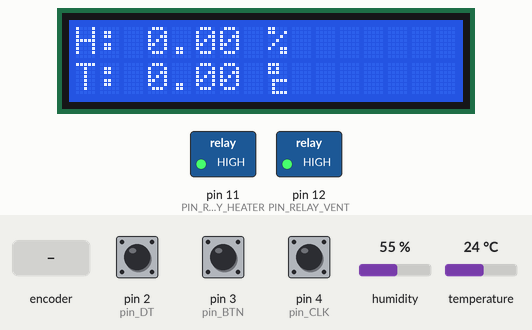
This sketch was run on a simulated Arduino Uno, built with avr-gcc and run on an emulated ATmega328P. On the bench: 16×2 character LCD, switched loads named in the sketch (green lamp = pin HIGH). Wiring (inferred from the names in the program): 24Cxx EEPROM at I2C address 0x50. Inputs (shaded band) come from the test bench; at power-on: pin 3 (pin_BTN) LOW, temperature 24 °C, pin 2 (pin_DT) HIGH, pin 4 (pin_CLK) HIGH, humidity 55 %. EEPROM starts erased; what the sketch prints to the serial monitor is not drawn.

Above: at 1.3 s.
1.4 s: rotary encoder on pin 4 (pin_CLK) / pin 2 (pin_DT) turned 3 steps (first pin leading)
At 3.7 s:
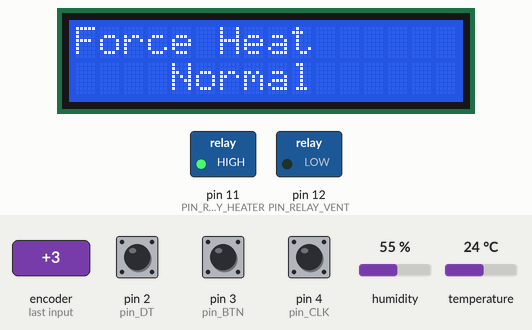
4.7 s: pin 3 (pin_BTN) pulled HIGH for 1 s
At 6.4 s:
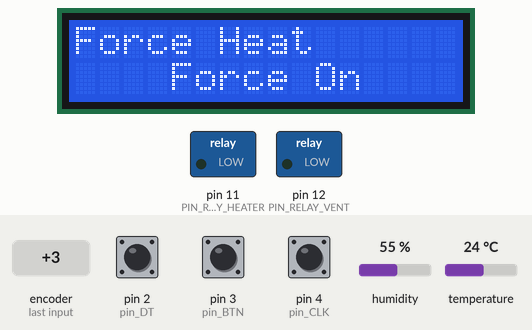
7.2 s: rotary encoder on pin 4 (pin_CLK) / pin 2 (pin_DT) turned 3 steps (first pin leading)
At 8.6 s:
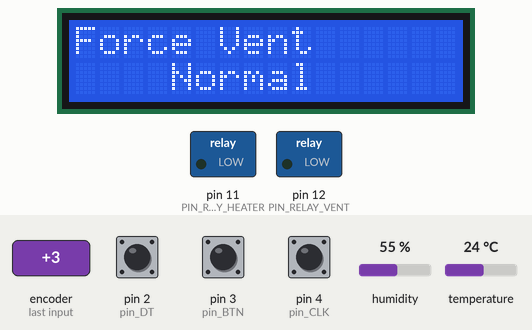
9.3 s: pin 3 (pin_BTN) pulled HIGH for 0.15 s
At 10.3 s:
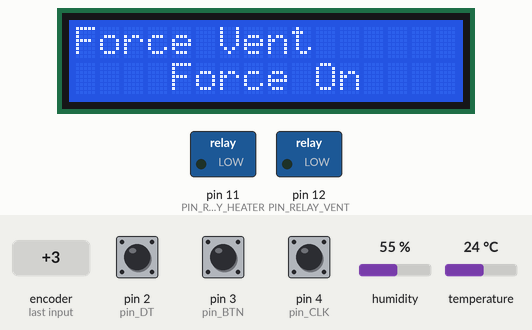
10.9 s: rotary encoder on pin 4 (pin_CLK) / pin 2 (pin_DT) turned 1 step (first pin leading)
At 11.5 s:
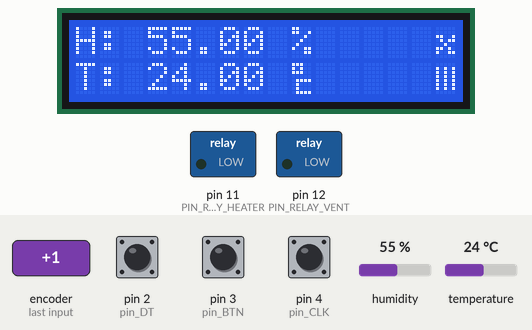
12.6 s: temperature set to 11 °C
At 16.0 s:
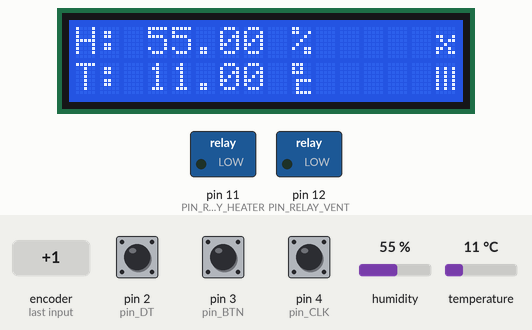
16.7 s: temperature set to 8 °C
Timing chart, 0 to 19.7 s (numbered marks = the images above; inputs shaded):
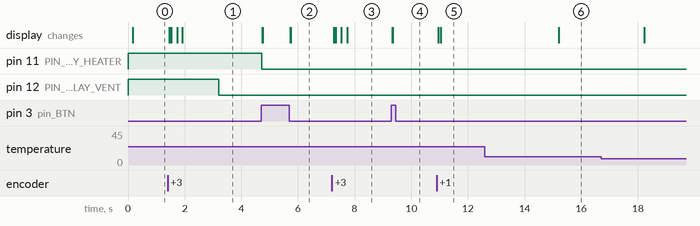

Measured:
- after the input at 1.4 s, the display: first changes after 0.06 s (image 1 shows a later state)
- after the input at 4.7 s, pin 11 (PIN_RELAY_HEATER): HIGH → LOW at once; the display: first changes at once (image 2 shows a later state)
- after the input at 7.2 s, the display: first changes after 0.07 s (image 3 shows a later state)
- after the input at 9.3 s, the display: first changes at once (image 4 shows a later state)
- after the input at 10.9 s, the display: first changes after 0.05 s (image 5 shows a later state)
- after the input at 12.6 s, the display: changes after 2.6 s (image 6)

The sketch:

temp.ino
```cpp
#include <DHT.h>
#include <Wire.h>
#include <LiquidCrystal_I2C.h>
#include <USBAPI.h>
#include <RelayControl.h>
#include <Eprom.h>
#include "Encoder.h"


#define EEPROM_ADDRESS 0x50
#define LCD_ADDRESS 0x27
#define pinDht 5
#define pin_CLK 4
#define pin_DT  2
#define pin_BTN 3

#define LCD_TIME 20;

#define VENT_MAX_ON_SEC 10800
#define VENT_REST_SEC 1200

#define HEAT_MAX_ON_SEC 7200
#define HEAT_REST_SEC 1200

#define PIN_RELAY_VENT 12
#define PIN_RELAY_HEATER 11

float outerHumidity = 0.00;
float outerTemp = 0.00;
bool outerMeasureError = false;

DHT dht(pinDht, DHT11);
RelayControl ventRelay(PIN_RELAY_VENT, VENT_MAX_ON_SEC, VENT_REST_SEC);
RelayControl heaterRelay(PIN_RELAY_HEATER, HEAT_MAX_ON_SEC, HEAT_REST_SEC);
Eprom mem(EEPROM_ADDRESS);
LiquidCrystal_I2C lcd(LCD_ADDRESS,16,2);
Encoder encoder(pin_CLK, pin_DT, pin_BTN);

unsigned long lastMeasureTime = 0;
void airControl(){
    unsigned long currentTimeSec = millis() / 1000;
    if(currentTimeSec - lastMeasureTime >= 3){
        float h = dht.readHumidity();
        float t = dht.readTemperature();

        if (!isnan(h) && !isnan(t)) {
            outerHumidity = h;
            outerTemp = t;
            outerMeasureError = false;
        } else {
            outerMeasureError = true;
        }

        lastMeasureTime = currentTimeSec;

        Serial.println("-----------------------------------------------------------");
        Serial.println("Measured humidity:");
        Serial.println(outerHumidity);
        Serial.println("Target humidity:");
        Serial.println(mem.getTargetHumidity());
        Serial.println("Humidity tolerance:");
        Serial.println(mem.getHumidityTolerance());
        Serial.println("Vent state");
        Serial.println(ventRelay.isEnabled() ? "Enabled" : "Disabled");
        Serial.println("-----------------------------------------------------------");

        if(outerHumidity  > (mem.getTargetHumidity() + mem.getHumidityTolerance())){
            ventRelay.enable();
        };
        if(outerHumidity < (mem.getTargetHumidity() - mem.getHumidityTolerance())){
            ventRelay.disable();
        }

        if(outerTemp < (mem.getTargetTemp() - mem.getTempTolerance())){
            heaterRelay.enable();
        }
        if(outerTemp > (mem.getTargetTemp() + mem.getTempTolerance())){
            heaterRelay.disable();
        }
    }
}


byte heatIcon[8] = {
        0b00000,
        0b10101,
        0b10101,
        0b10101,
        0b10101,
        0b10101,
        0b10101,
        0b00000
};
byte ventIcon[8] = {
        0b00000,
        0b00000,
        0b11001,
        0b01011,
        0b00100,
        0b11010,
        0b10011,
        0b00000
};

byte degreeIcon[8] = {
        0b11100,
        0b10100,
        0b11100,
        0b00000,
        0b01111,
        0b01000,
        0b01000,
        0b01111
};

byte arrowLeftIcon[8] = {
        0b00010,
        0b00100,
        0b01000,
        0b11110,
        0b11110,
        0b01000,
        0b00100,
        0b00010
};

byte arrowRightIcon[8] = {
        0b01000,
        0b00100,
        0b00010,
        0b01111,
        0b01111,
        0b00010,
        0b00100,
        0b01000
};


int backlightOnSeconds = 30;
int lcdMode = 0;
bool lcdInEditMode = false;
bool isLcdOn = true;
unsigned long lastInteractionTime = millis() / 1000;
void handleLcd()
{
    if(isLcdOn){
        switch (lcdMode){
            case 1:
                lcd.setCursor(0,0);
                lcd.print("Target Humidity");
                if(lcdInEditMode){
                    lcd.setCursor(0,1);
                    lcd.write((uint8_t)3);
                    lcd.setCursor(1,1);
                    lcd.write((uint8_t)4);
                } else {
                    lcd.setCursor(0,1);
                    lcd.print("  ");
                }
                lcd.setCursor(5,1);
                lcd.print(mem.getTargetHumidity());
                break;
            case 2:
                lcd.setCursor(0,0);
                lcd.print("Target Temp");
                if(lcdInEditMode){
                    lcd.setCursor(0,1);
                    lcd.write((uint8_t)3);
                    lcd.setCursor(1,1);
                    lcd.write((uint8_t)4);
                } else {
                    lcd.setCursor(0,1);
                    lcd.print("  ");
                }
                lcd.setCursor(5,1);
                lcd.print(mem.getTargetTemp());
                break;
            case 3:
                lcd.setCursor(0,0);
                lcd.print("Hum Tolerance");
                if(lcdInEditMode){
                    lcd.setCursor(0,1);
                    lcd.write((uint8_t)3);
                    lcd.setCursor(1,1);
                    lcd.write((uint8_t)4);
                } else {
                    lcd.setCursor(0,1);
                    lcd.print("  ");
                }
                lcd.setCursor(5,1);
                lcd.print(mem.getHumidityTolerance());
                break;
            case 4:
                lcd.setCursor(0,0);
                lcd.print("Temp Tolerance");
                if(lcdInEditMode){
                    lcd.setCursor(0,1);
                    lcd.write((uint8_t)3);
                    lcd.setCursor(1,1);
                    lcd.write((uint8_t)4);
                } else {
                    lcd.setCursor(0,1);
                    lcd.print("  ");
                }
                lcd.setCursor(5,1);
                lcd.print(mem.getTempTolerance());
                break;
            case 5:
                lcd.setCursor(0,0);
                lcd.print("Force Vent");
                lcd.setCursor(4,1);
                if(ventRelay.isForceOn()){
                    lcd.print("Force On");
                } else {
                    lcd.print("Normal");
                }
                break;
            case 6:
                lcd.setCursor(0,0);
                lcd.print("Force Heat");
                lcd.setCursor(4,1);
                if(heaterRelay.isForceOn()){
                    lcd.print("Force On");
                } else {
                    lcd.print("Normal");
                }
                break;
            default:
                lcdInEditMode = false;
                if(outerMeasureError){
                    lcd.setCursor(0,0);
                    lcd.print("DHT Error");
                } else {
                    lcd.setCursor(0,0);
                    lcd.print("H: ");
                    lcd.print(outerHumidity);
                    lcd.print (" %");
                    if(ventRelay.isOn() || ventRelay.isForceOn()){
                        lcd.setCursor(15,0);
                        lcd.write((uint8_t)1);
                    } else {
                        lcd.setCursor(15,0);
                        lcd.print(" ");
                    }
                    lcd.setCursor(0,1);
                    lcd.print("T: ");
                    lcd.print(outerTemp);
                    lcd.print(' ');
                    lcd.write((uint8_t)2);
                    if(heaterRelay.isOn() || heaterRelay.isForceOn()){
                        lcd.setCursor(15,1);
                        lcd.write((uint8_t)0);
                    } else {
                        lcd.setCursor(15,1);
                        lcd.print(" ");
                    }
                }
                break;
        }
    }

    if(millis() > (lastInteractionTime + backlightOnSeconds * 1000)) {
        if (isLcdOn) {
            lcd.clear();
            lcd.noBacklight();
            lcd.off();
            isLcdOn = false;
            lcdInEditMode = false;
            lcdMode = 0;
        }
    }
    if(encoder.isRelease() || encoder.isPress() || encoder.isTurn()){
        if(!isLcdOn){
            isLcdOn = true;
            lcdInEditMode = false;
            lcd.on();
            lcd.backlight();
        }
        lcd.clear();
        lastInteractionTime = millis();
    }
}

void handleEncoder(){
    if(!lcdInEditMode){
        if(encoder.isRight()){
            lcdMode = lcdMode - 1;
            if(lcdMode < 0){
                lcdMode = 6;
            }
            lcd.clear();
        } else if(encoder.isLeft()){
            lcdMode = lcdMode + 1;
            if(lcdMode > 6){
                lcdMode = 0;
            }
            lcd.clear();
        }

        if(encoder.isPress() && lcdMode > 0 && lcdMode < 5){
            lcdInEditMode = true;
        } else if(encoder.isPress() && lcdMode == 5){
            ventRelay.forceOn(!ventRelay.isForceOn());
        } else if(encoder.isPress() && lcdMode == 6){
            heaterRelay.forceOn(!heaterRelay.isForceOn());
        }
    } else {
        float targetHumidity;
        float targetTemp;
        float humidityTolerance;
        float tempTolerance;
        switch (lcdMode){
            case 1:
                targetHumidity = mem.getTargetHumidity();
                if(encoder.isRight()){
                    targetHumidity = targetHumidity + 0.5;
                    Serial.println(targetHumidity);
                } else if (encoder.isLeft()){
                    targetHumidity = targetHumidity - 0.5;
                    Serial.println(targetHumidity);
                }
                if(targetHumidity > 80.00){
                    targetHumidity = 10.00;
                } else if(targetHumidity < 20.00){
                    targetHumidity = 80.00;
                }
                mem.setTargetHumidity(targetHumidity);
                break;
            case 2:
                targetTemp = mem.getTargetTemp();
                if(encoder.isRight()) {
                    targetTemp = targetTemp + 0.5;
                } else if (encoder.isLeft()){
                    targetTemp = targetTemp - 0.5;
                }
                if (targetTemp > 40) {
                    targetTemp = 1.00;
                } else if(targetTemp < 1){
                    targetTemp = 40.00;
                }
                mem.setTargetTemp(targetTemp);
                break;
            case 3:
                humidityTolerance = mem.getHumidityTolerance();
                if(encoder.isRight()){
                    humidityTolerance = humidityTolerance + 0.5;
                    if(humidityTolerance > 10){
                        humidityTolerance = 1;
                    }
                } else if (encoder.isLeft()){
                    humidityTolerance = humidityTolerance - 0.5;
                    if(humidityTolerance < 1){
                        humidityTolerance = 10;
                    }
                }
                mem.setHumidityTolerance(humidityTolerance);
                break;
            case 4:
                tempTolerance = mem.getTempTolerance();
                if(encoder.isRight()){
                    tempTolerance = tempTolerance + 0.5;
                    if(tempTolerance > 10){
                        tempTolerance = 1;
                    }
                } else if (encoder.isLeft()) {
                    tempTolerance = tempTolerance - 0.5;
                    if(tempTolerance < 1){
                        tempTolerance = 10;
                    }
                }
                mem.setTempTolerance(tempTolerance);
                break;
            default:
                lcdInEditMode = false;
                break;
        }
        if(encoder.isPress()){
            mem.storeValues();
            lcdInEditMode = false;
        }
    }
}

bool isLoaded = false;
void setup(){
    Serial.begin(9600);
    Wire.begin();
    dht.begin();
    ventRelay.setup();
    heaterRelay.setup();
    mem.readValues();
    lcd.init();
    lcd.backlight();
    lcd.setCursor(3,0);
    lcd.print("Loading...");
    lcd.createChar(0, heatIcon);
    lcd.createChar(1, ventIcon);
    lcd.createChar(2, degreeIcon);
    lcd.createChar(3, arrowLeftIcon);
    lcd.createChar(4, arrowRightIcon);
}

void loop(){
    encoder.tick();
    handleEncoder();
    if(!isLoaded){
        isLoaded = true;
        lcd.clear();
        lcdMode = 0;
    }
    ventRelay.loop();
    heaterRelay.loop();
    airControl();
    handleLcd();
}
```
